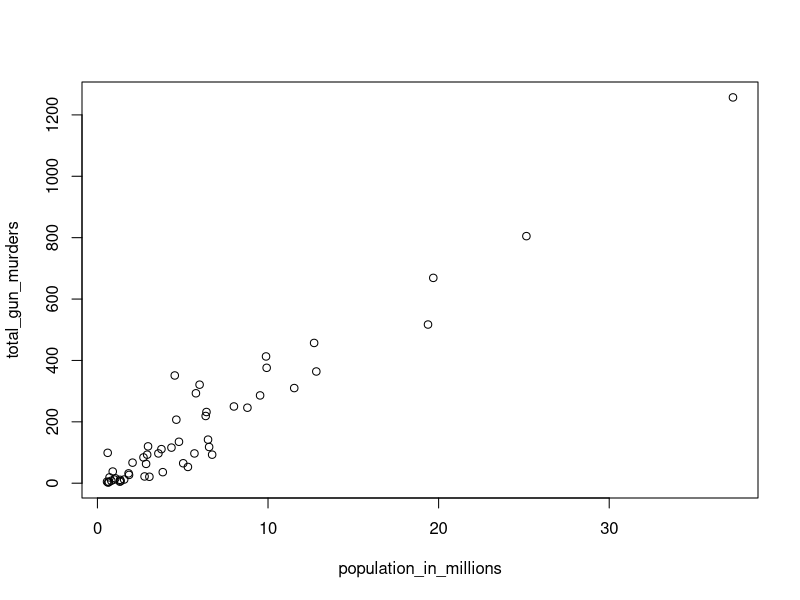
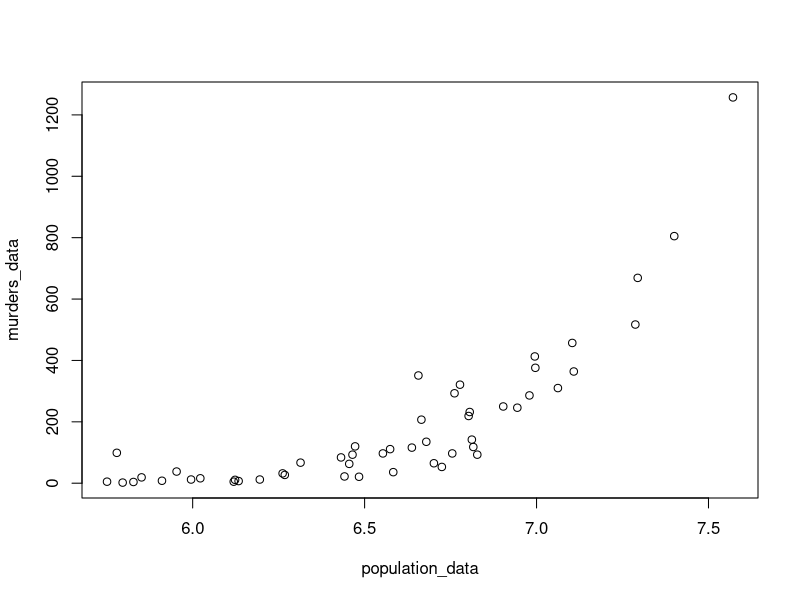
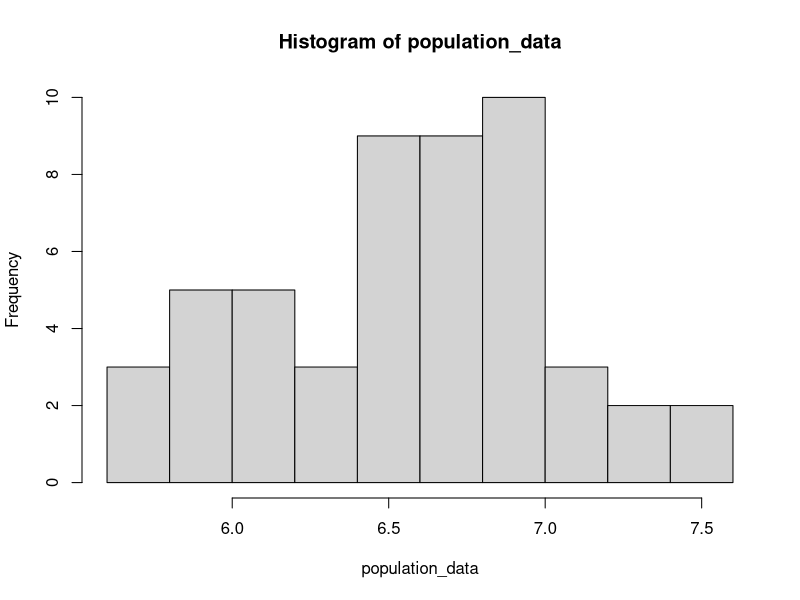
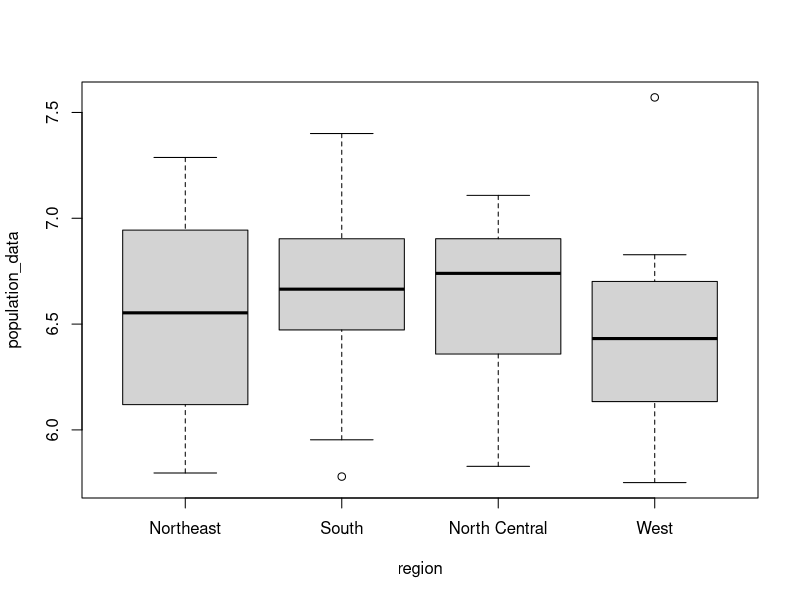

Write R code to recreate these figures, in order.
## ---- chunk 1
library(dslabs)
data("murders")
## ---- chunk 2
pop <- murders$population
print("Nilai dari objek pop:")
pop
opo <- sort(pop)
print("Hasil pengurutan:")
opo
print("Nilai terkecil:")
opo[1]
## ---- chunk 3
x <- murders$population
print("Populasi:")
x
index <- order(x)
print("Hasil pengurutan populasi:")
x[index]
i <- order(x)
print("Indeks dari hasil pengurutan populasi:")
i
print("Indeks dengan populasi terkecil:")
i[1]
## ---- chunk 4
which.min(murders$population)
## ---- chunk 5
min <- which.min(murders$population)
murders$state[min]
## ---- chunk 6
temp <- c(35, 88, 42, 84, 81, 30)
city <- c("Beijing", "Lagos", "Paris", "Rio de Janeiro",
"San Juan", "Toronto")
city_temps <- data.frame(name = city, temperature = temp)
## ---- chunk 7
ranks <- rank(murders$population)
ranks
rk <- c(ranks)
st <- c(murders$state)
my_df <- data.frame(states = st, ranking = rk)
my_df
## ---- chunk 8
x <- murders$population
y <- murders$state
ind <- order(x)
rk <- c(rank(x)[ind])
st <- c(y[ind])
my_df <- data.frame(states = st, ranking = rk)
my_df
## ---- chunk 9
population_in_millions <- murders$population/10^6
total_gun_murders <- murders$total
plot(population_in_millions, total_gun_murders)
## ---- chunk 10
population_data <- log10(murders$population)
murders_data <- murders$total
plot <- plot(population_data, murders_data)
## ---- chunk 11
population_data <- log10(murders$population)
hist(population_data)
## ---- chunk 12
population_data <- log10(murders$population)
boxplot(population_data~region, data = murders)
